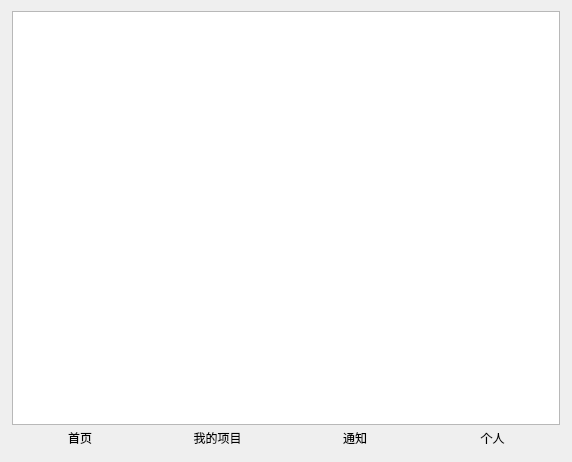
<?xml version="1.0" encoding="UTF-8"?>
<ui version="4.0">
 <class>MainWidget</class>
 <widget class="QWidget" name="MainWidget">
  <property name="geometry">
   <rect>
    <x>0</x>
    <y>0</y>
    <width>572</width>
    <height>461</height>
   </rect>
  </property>
  <property name="windowTitle">
   <string>Form</string>
  </property>
  <layout class="QGridLayout" name="gridLayout">
   <item row="0" column="0">
    <widget class="QStackedWidget" name="stackedWidget">
     <property name="currentIndex">
      <number>2</number>
     </property>
     <widget class="QWidget" name="login_page">
      <layout class="QGridLayout" name="gridLayout_2">
       <item row="0" column="0">
        <layout class="QVBoxLayout" name="verticalLayout" stretch="1,4,1">
         <item>
          <spacer name="verticalSpacer">
           <property name="orientation">
            <enum>Qt::Vertical</enum>
           </property>
           <property name="sizeHint" stdset="0">
            <size>
             <width>20</width>
             <height>40</height>
            </size>
           </property>
          </spacer>
         </item>
         <item>
          <layout class="QHBoxLayout" name="horizontalLayout" stretch="1,4,1">
           <item>
            <spacer name="horizontalSpacer">
             <property name="orientation">
              <enum>Qt::Horizontal</enum>
             </property>
             <property name="sizeHint" stdset="0">
              <size>
               <width>40</width>
               <height>20</height>
              </size>
             </property>
            </spacer>
           </item>
           <item>
            <widget class="QWidget" name="widget" native="true">
             <property name="styleSheet">
              <string notr="true"/>
             </property>
             <layout class="QGridLayout" name="gridLayout_3">
              <item row="0" column="0">
               <layout class="QVBoxLayout" name="verticalLayout_2">
                <item>
                 <layout class="QHBoxLayout" name="horizontalLayout_4">
                  <item>
                   <widget class="QLabel" name="number_label">
                    <property name="text">
                     <string>账号:</string>
                    </property>
                   </widget>
                  </item>
                  <item>
                   <widget class="QLineEdit" name="number_lineEdit">
                    <property name="text">
                     <string/>
                    </property>
                   </widget>
                  </item>
                 </layout>
                </item>
                <item>
                 <layout class="QHBoxLayout" name="horizontalLayout_3">
                  <item>
                   <widget class="QLabel" name="password_label">
                    <property name="text">
                     <string>密码:</string>
                    </property>
                   </widget>
                  </item>
                  <item>
                   <widget class="QLineEdit" name="password_lineEdit">
                    <property name="text">
                     <string/>
                    </property>
                    <property name="echoMode">
                     <enum>QLineEdit::Password</enum>
                    </property>
                   </widget>
                  </item>
                 </layout>
                </item>
                <item>
                 <layout class="QHBoxLayout" name="horizontalLayout_2">
                  <item>
                   <widget class="QPushButton" name="login_btn">
                    <property name="text">
                     <string>登录</string>
                    </property>
                   </widget>
                  </item>
                  <item>
                   <widget class="QPushButton" name="register_btn">
                    <property name="text">
                     <string>注册</string>
                    </property>
                   </widget>
                  </item>
                 </layout>
                </item>
               </layout>
              </item>
             </layout>
            </widget>
           </item>
           <item>
            <spacer name="horizontalSpacer_2">
             <property name="orientation">
              <enum>Qt::Horizontal</enum>
             </property>
             <property name="sizeHint" stdset="0">
              <size>
               <width>40</width>
               <height>20</height>
              </size>
             </property>
            </spacer>
           </item>
          </layout>
         </item>
         <item>
          <spacer name="verticalSpacer_2">
           <property name="orientation">
            <enum>Qt::Vertical</enum>
           </property>
           <property name="sizeHint" stdset="0">
            <size>
             <width>20</width>
             <height>40</height>
            </size>
           </property>
          </spacer>
         </item>
        </layout>
       </item>
      </layout>
     </widget>
     <widget class="QWidget" name="register_page">
      <layout class="QGridLayout" name="gridLayout_4">
       <item row="0" column="0">
        <layout class="QVBoxLayout" name="verticalLayout_3" stretch="1,4,1">
         <item>
          <spacer name="verticalSpacer_3">
           <property name="orientation">
            <enum>Qt::Vertical</enum>
           </property>
           <property name="sizeHint" stdset="0">
            <size>
             <width>20</width>
             <height>40</height>
            </size>
           </property>
          </spacer>
         </item>
         <item>
          <layout class="QHBoxLayout" name="horizontalLayout_5" stretch="1,4,1">
           <item>
            <spacer name="horizontalSpacer_3">
             <property name="orientation">
              <enum>Qt::Horizontal</enum>
             </property>
             <property name="sizeHint" stdset="0">
              <size>
               <width>40</width>
               <height>20</height>
              </size>
             </property>
            </spacer>
           </item>
           <item>
            <widget class="QWidget" name="widget_2" native="true">
             <property name="styleSheet">
              <string notr="true"/>
             </property>
             <layout class="QGridLayout" name="gridLayout_6">
              <item row="0" column="0">
               <layout class="QGridLayout" name="gridLayout_5" rowstretch="1,1,1" columnstretch="0,0">
                <item row="0" column="0">
                 <widget class="QLabel" name="r_number_label">
                  <property name="text">
                   <string>学号:</string>
                  </property>
                 </widget>
                </item>
                <item row="0" column="1">
                 <widget class="QLineEdit" name="r_number_lineEdit">
                  <property name="text">
                   <string/>
                  </property>
                  <property name="placeholderText">
                   <string>请输入9位数字</string>
                  </property>
                 </widget>
                </item>
                <item row="1" column="0">
                 <widget class="QLabel" name="r_password_label">
                  <property name="text">
                   <string>密码:</string>
                  </property>
                 </widget>
                </item>
                <item row="1" column="1">
                 <widget class="QLineEdit" name="r_password_lineEdit">
                  <property name="placeholderText">
                   <string>长度限制在8~16</string>
                  </property>
                 </widget>
                </item>
                <item row="2" column="0">
                 <widget class="QLabel" name="rp_number_label">
                  <property name="enabled">
                   <bool>true</bool>
                  </property>
                  <property name="text">
                   <string>确认密码:</string>
                  </property>
                 </widget>
                </item>
                <item row="2" column="1">
                 <widget class="QLineEdit" name="rp_password_lineEdit">
                  <property name="placeholderText">
                   <string>再次输入密码</string>
                  </property>
                 </widget>
                </item>
               </layout>
              </item>
              <item row="1" column="0">
               <layout class="QHBoxLayout" name="horizontalLayout_6">
                <item>
                 <widget class="QPushButton" name="r_register_btn">
                  <property name="text">
                   <string>注册</string>
                  </property>
                 </widget>
                </item>
                <item>
                 <widget class="QPushButton" name="r_return_btn">
                  <property name="text">
                   <string>返回</string>
                  </property>
                 </widget>
                </item>
               </layout>
              </item>
             </layout>
            </widget>
           </item>
           <item>
            <spacer name="horizontalSpacer_4">
             <property name="orientation">
              <enum>Qt::Horizontal</enum>
             </property>
             <property name="sizeHint" stdset="0">
              <size>
               <width>40</width>
               <height>20</height>
              </size>
             </property>
            </spacer>
           </item>
          </layout>
         </item>
         <item>
          <spacer name="verticalSpacer_4">
           <property name="orientation">
            <enum>Qt::Vertical</enum>
           </property>
           <property name="sizeHint" stdset="0">
            <size>
             <width>20</width>
             <height>40</height>
            </size>
           </property>
          </spacer>
         </item>
        </layout>
       </item>
      </layout>
     </widget>
     <widget class="QWidget" name="running_page">
      <layout class="QGridLayout" name="gridLayout_7">
       <property name="leftMargin">
        <number>0</number>
       </property>
       <property name="topMargin">
        <number>0</number>
       </property>
       <property name="rightMargin">
        <number>0</number>
       </property>
       <property name="bottomMargin">
        <number>0</number>
       </property>
       <property name="spacing">
        <number>0</number>
       </property>
       <item row="0" column="0">
        <layout class="QVBoxLayout" name="verticalLayout_4" stretch="0,0">
         <property name="spacing">
          <number>0</number>
         </property>
         <item>
          <widget class="QStackedWidget" name="stackedWidget_2">
           <property name="styleSheet">
            <string notr="true"/>
           </property>
           <widget class="QWidget" name="main_page">
            <property name="styleSheet">
             <string notr="true"/>
            </property>
            <layout class="QGridLayout" name="gridLayout_8">
             <property name="leftMargin">
              <number>1</number>
             </property>
             <property name="topMargin">
              <number>0</number>
             </property>
             <property name="rightMargin">
              <number>1</number>
             </property>
             <property name="bottomMargin">
              <number>0</number>
             </property>
             <property name="spacing">
              <number>0</number>
             </property>
             <item row="0" column="0">
              <widget class="QListWidget" name="listWidget"/>
             </item>
            </layout>
           </widget>
           <widget class="QWidget" name="project_page">
            <property name="styleSheet">
             <string notr="true"/>
            </property>
            <layout class="QGridLayout" name="gridLayout_11">
             <item row="0" column="0">
              <layout class="QVBoxLayout" name="verticalLayout_6">
               <item>
                <layout class="QHBoxLayout" name="horizontalLayout_9">
                 <item>
                  <spacer name="horizontalSpacer_6">
                   <property name="orientation">
                    <enum>Qt::Horizontal</enum>
                   </property>
                   <property name="sizeHint" stdset="0">
                    <size>
                     <width>40</width>
                     <height>20</height>
                    </size>
                   </property>
                  </spacer>
                 </item>
                 <item>
                  <widget class="QPushButton" name="launch_btn">
                   <property name="text">
                    <string>发布项目</string>
                   </property>
                  </widget>
                 </item>
                </layout>
               </item>
               <item>
                <widget class="QListWidget" name="listWidget_2"/>
               </item>
              </layout>
             </item>
            </layout>
           </widget>
           <widget class="QWidget" name="project_imformation_page">
            <layout class="QGridLayout" name="gridLayout_9">
             <item row="0" column="0">
              <layout class="QVBoxLayout" name="verticalLayout_5" stretch="1,1,1,1,5,1,5,1,5">
               <item>
                <widget class="QWidget" name="widget_3" native="true">
                 <layout class="QGridLayout" name="gridLayout_10">
                  <item row="0" column="1">
                   <spacer name="horizontalSpacer_5">
                    <property name="orientation">
                     <enum>Qt::Horizontal</enum>
                    </property>
                    <property name="sizeHint" stdset="0">
                     <size>
                      <width>339</width>
                      <height>20</height>
                     </size>
                    </property>
                   </spacer>
                  </item>
                  <item row="0" column="0">
                   <widget class="QPushButton" name="returnTOmain_btn">
                    <property name="text">
                     <string>返回</string>
                    </property>
                   </widget>
                  </item>
                  <item row="0" column="2">
                   <widget class="QPushButton" name="apply_btn">
                    <property name="text">
                     <string>申请加入</string>
                    </property>
                   </widget>
                  </item>
                 </layout>
                </widget>
               </item>
               <item>
                <layout class="QHBoxLayout" name="horizontalLayout_8">
                 <item>
                  <widget class="QLabel" name="pj_name_label">
                   <property name="text">
                    <string>项目名称:</string>
                   </property>
                  </widget>
                 </item>
                 <item>
                  <widget class="QLineEdit" name="pj_name_lineEdit">
                   <property name="enabled">
                    <bool>false</bool>
                   </property>
                  </widget>
                 </item>
                </layout>
               </item>
               <item>
                <layout class="QHBoxLayout" name="horizontalLayout_15" stretch="1,3">
                 <item>
                  <widget class="QLabel" name="publish_label">
                   <property name="text">
                    <string>项目发起者:</string>
                   </property>
                  </widget>
                 </item>
                 <item>
                  <widget class="QLabel" name="publisher_linelabel">
                   <property name="text">
                    <string/>
                   </property>
                  </widget>
                 </item>
                </layout>
               </item>
               <item>
                <widget class="QLabel" name="pj_profile_label">
                 <property name="text">
                  <string>项目简介：</string>
                 </property>
                </widget>
               </item>
               <item>
                <widget class="QTextBrowser" name="pj_profile_textBrowser"/>
               </item>
               <item>
                <widget class="QLabel" name="pj_demand_label">
                 <property name="text">
                  <string>项目要求:</string>
                 </property>
                </widget>
               </item>
               <item>
                <widget class="QTextBrowser" name="pj_demand_textBrowser"/>
               </item>
               <item>
                <widget class="QLabel" name="pj_participators_label">
                 <property name="text">
                  <string>参与人员:</string>
                 </property>
                </widget>
               </item>
               <item>
                <widget class="QListWidget" name="pj_participators_listWidget"/>
               </item>
              </layout>
             </item>
            </layout>
           </widget>
           <widget class="QWidget" name="myinfo_display_page">
            <layout class="QGridLayout" name="gridLayout_14">
             <item row="0" column="0">
              <layout class="QVBoxLayout" name="verticalLayout_8" stretch="16,1,1,1,16,1,0">
               <item>
                <widget class="QLabel" name="d_bg_label">
                 <property name="styleSheet">
                  <string notr="true">background-color: rgb(170, 0, 0);</string>
                 </property>
                 <property name="text">
                  <string/>
                 </property>
                </widget>
               </item>
               <item>
                <layout class="QHBoxLayout" name="horizontalLayout_11">
                 <item>
                  <widget class="QLabel" name="d_name_label">
                   <property name="text">
                    <string>昵称:</string>
                   </property>
                  </widget>
                 </item>
                 <item>
                  <widget class="QLineEdit" name="d_name_lineEdit">
                   <property name="enabled">
                    <bool>false</bool>
                   </property>
                  </widget>
                 </item>
                </layout>
               </item>
               <item>
                <layout class="QHBoxLayout" name="horizontalLayout_12">
                 <item>
                  <widget class="QLabel" name="d_number_label">
                   <property name="text">
                    <string>学号:</string>
                   </property>
                  </widget>
                 </item>
                 <item>
                  <widget class="QLineEdit" name="d_number_lineEdit">
                   <property name="enabled">
                    <bool>false</bool>
                   </property>
                  </widget>
                 </item>
                </layout>
               </item>
               <item>
                <widget class="QLabel" name="d_myprofile_label">
                 <property name="text">
                  <string>个人简介:</string>
                 </property>
                </widget>
               </item>
               <item>
                <widget class="QTextBrowser" name="d_myprofile_textBrowser"/>
               </item>
               <item>
                <widget class="QPushButton" name="d_edit_btn">
                 <property name="text">
                  <string>编辑</string>
                 </property>
                </widget>
               </item>
               <item>
                <spacer name="verticalSpacer_5">
                 <property name="orientation">
                  <enum>Qt::Vertical</enum>
                 </property>
                 <property name="sizeHint" stdset="0">
                  <size>
                   <width>20</width>
                   <height>40</height>
                  </size>
                 </property>
                </spacer>
               </item>
              </layout>
             </item>
            </layout>
           </widget>
           <widget class="QWidget" name="myinfo_edit_page">
            <layout class="QGridLayout" name="gridLayout_15">
             <item row="0" column="0">
              <layout class="QVBoxLayout" name="verticalLayout_9" stretch="16,1,1,1,16,1,0">
               <item>
                <widget class="QLabel" name="e_bg_label">
                 <property name="styleSheet">
                  <string notr="true">background-color: rgb(170, 0, 0);</string>
                 </property>
                 <property name="text">
                  <string/>
                 </property>
                </widget>
               </item>
               <item>
                <layout class="QHBoxLayout" name="horizontalLayout_13">
                 <item>
                  <widget class="QLabel" name="e_name_label">
                   <property name="text">
                    <string>昵称:</string>
                   </property>
                  </widget>
                 </item>
                 <item>
                  <widget class="QLineEdit" name="e_name_lineEdit"/>
                 </item>
                </layout>
               </item>
               <item>
                <layout class="QHBoxLayout" name="horizontalLayout_14">
                 <item>
                  <widget class="QLabel" name="e_number_label">
                   <property name="text">
                    <string>学号:</string>
                   </property>
                  </widget>
                 </item>
                 <item>
                  <widget class="QLineEdit" name="e_number_lineEdit">
                   <property name="enabled">
                    <bool>false</bool>
                   </property>
                  </widget>
                 </item>
                </layout>
               </item>
               <item>
                <widget class="QLabel" name="e_myprofile_label">
                 <property name="text">
                  <string>个人简介:</string>
                 </property>
                </widget>
               </item>
               <item>
                <widget class="QTextEdit" name="e_myprofile_textEdit"/>
               </item>
               <item>
                <widget class="QPushButton" name="update_btn">
                 <property name="text">
                  <string>完成</string>
                 </property>
                </widget>
               </item>
               <item>
                <spacer name="verticalSpacer_6">
                 <property name="orientation">
                  <enum>Qt::Vertical</enum>
                 </property>
                 <property name="sizeHint" stdset="0">
                  <size>
                   <width>20</width>
                   <height>40</height>
                  </size>
                 </property>
                </spacer>
               </item>
              </layout>
             </item>
            </layout>
           </widget>
           <widget class="QWidget" name="notice_page">
            <layout class="QGridLayout" name="gridLayout_16">
             <property name="verticalSpacing">
              <number>0</number>
             </property>
             <item row="0" column="0">
              <layout class="QVBoxLayout" name="verticalLayout_10">
               <property name="spacing">
                <number>0</number>
               </property>
               <item>
                <layout class="QHBoxLayout" name="horizontalLayout_16">
                 <property name="spacing">
                  <number>0</number>
                 </property>
                 <item>
                  <widget class="QPushButton" name="pushButton">
                   <property name="text">
                    <string>PushButton</string>
                   </property>
                  </widget>
                 </item>
                 <item>
                  <widget class="QPushButton" name="pushButton_2">
                   <property name="text">
                    <string>PushButton</string>
                   </property>
                  </widget>
                 </item>
                </layout>
               </item>
               <item>
                <widget class="QListWidget" name="listWidget_3"/>
               </item>
              </layout>
             </item>
            </layout>
           </widget>
          </widget>
         </item>
         <item>
          <layout class="QHBoxLayout" name="horizontalLayout_7">
           <property name="spacing">
            <number>0</number>
           </property>
           <item>
            <widget class="QPushButton" name="main_btn">
             <property name="text">
              <string>首页</string>
             </property>
             <property name="flat">
              <bool>true</bool>
             </property>
            </widget>
           </item>
           <item>
            <widget class="QPushButton" name="project_btn">
             <property name="text">
              <string>我的项目</string>
             </property>
             <property name="flat">
              <bool>true</bool>
             </property>
            </widget>
           </item>
           <item>
            <widget class="QPushButton" name="notice_btn">
             <property name="text">
              <string>通知</string>
             </property>
             <property name="flat">
              <bool>true</bool>
             </property>
            </widget>
           </item>
           <item>
            <widget class="QPushButton" name="myinfo_btn">
             <property name="text">
              <string>个人</string>
             </property>
             <property name="flat">
              <bool>true</bool>
             </property>
            </widget>
           </item>
          </layout>
         </item>
        </layout>
       </item>
      </layout>
     </widget>
     <widget class="QWidget" name="project_launch_page">
      <layout class="QGridLayout" name="gridLayout_13">
       <item row="0" column="0">
        <layout class="QVBoxLayout" name="verticalLayout_7" stretch="1,1,1,4,1,4">
         <item>
          <widget class="QWidget" name="widget_4" native="true">
           <layout class="QGridLayout" name="gridLayout_12">
            <item row="0" column="1">
             <spacer name="horizontalSpacer_7">
              <property name="orientation">
               <enum>Qt::Horizontal</enum>
              </property>
              <property name="sizeHint" stdset="0">
               <size>
                <width>339</width>
                <height>20</height>
               </size>
              </property>
             </spacer>
            </item>
            <item row="0" column="0">
             <widget class="QPushButton" name="l_returnTOmain_btn">
              <property name="text">
               <string>返回</string>
              </property>
             </widget>
            </item>
            <item row="0" column="2">
             <widget class="QPushButton" name="l_launch_btn">
              <property name="text">
               <string>发布</string>
              </property>
             </widget>
            </item>
           </layout>
          </widget>
         </item>
         <item>
          <layout class="QHBoxLayout" name="horizontalLayout_10">
           <item>
            <widget class="QLabel" name="pj_name_label_2">
             <property name="text">
              <string>项目名称:</string>
             </property>
            </widget>
           </item>
           <item>
            <widget class="QLineEdit" name="l_pj_name_lineEdit">
             <property name="enabled">
              <bool>true</bool>
             </property>
            </widget>
           </item>
          </layout>
         </item>
         <item>
          <widget class="QLabel" name="l_pj_profile_label">
           <property name="text">
            <string>项目简介：</string>
           </property>
          </widget>
         </item>
         <item>
          <widget class="QTextEdit" name="pj_profile_textEdit"/>
         </item>
         <item>
          <widget class="QLabel" name="l_pj_demand_label">
           <property name="text">
            <string>项目要求:</string>
           </property>
          </widget>
         </item>
         <item>
          <widget class="QTextEdit" name="pj_demand_textEdit"/>
         </item>
        </layout>
       </item>
      </layout>
     </widget>
    </widget>
   </item>
  </layout>
 </widget>
 <resources/>
 <connections/>
</ui>
